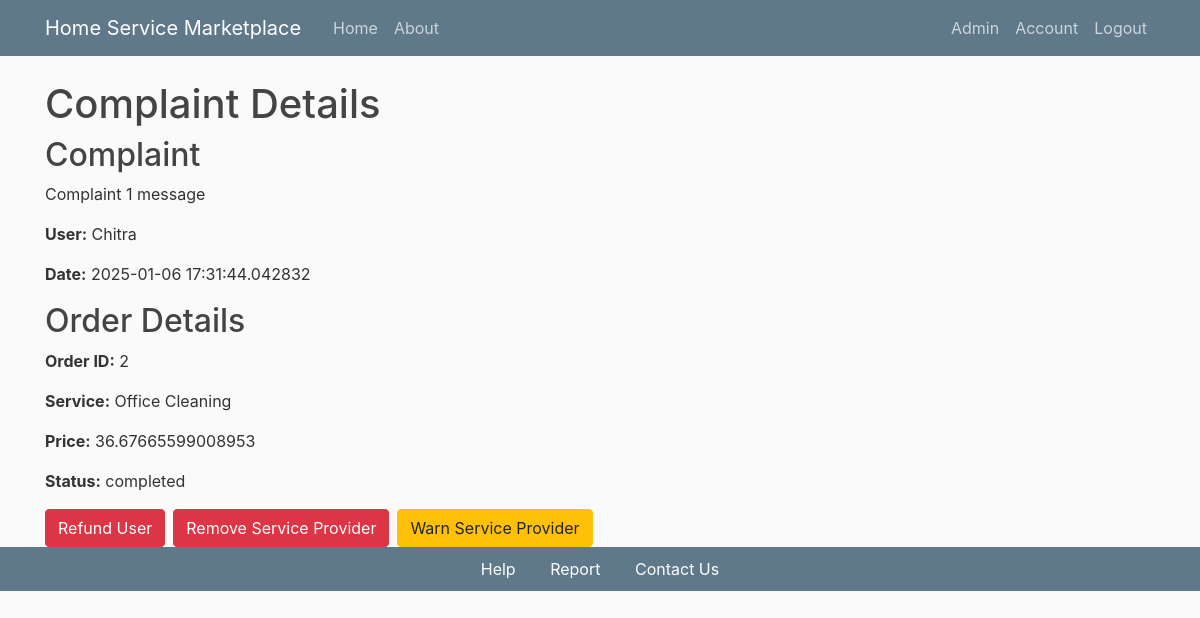
Page /complaint/1 (signed in) on the committed database.
### flaskapp/models.py (models this page shows, shortened)
class Complaint(db.Model):
    id = db.Column(db.Integer, primary_key=True)
    order_id = db.Column(db.Integer, db.ForeignKey('order.id'), nullable=False)
    user_id = db.Column(db.Integer, db.ForeignKey('user.id'), nullable=False)
    message = db.Column(db.Text, nullable=False)
    date_posted = db.Column(db.DateTime, nullable=False, default=datetime.utcnow)
    resolved = db.Column(db.Boolean, nullable=False, default=False)
    action_taken = db.Column(db.String(100), nullable=True)
    order = db.relationship('Order', backref='complaints', lazy=True)
    user = db.relationship('User', backref='complaints', lazy=True)

class User(db.Model, UserMixin):
    id = db.Column(db.Integer, primary_key=True)
    username = db.Column(db.String(20), nullable=False)
    email = db.Column(db.String(120), unique=True, nullable=False)
    image_file = db.Column(db.String(20), nullable=False, default='default.jpg')
    password = db.Column(db.String(60), nullable=False)
    orders = db.relationship('Order', backref='customer', lazy=True)
    is_admin = db.Column(db.Boolean, nullable=False, default=False)
    services = db.relationship('Service', backref='creator', lazy=True)
    @property
    def is_service_provider(self):
        return ServiceProvider.query.filter_by(id=self.id).first() is not None

class Order(db.Model):
    id = db.Column(db.Integer, primary_key=True)
    order_loc = db.Column(db.String(200), nullable=False)
    order_datetime = db.Column(db.DateTime, default=datetime.utcnow)
    status = db.Column(db.Enum(OrderStatus), nullable=False, default=OrderStatus.pending)
    review = db.Column(db.Text, nullable=True)
    rate = db.Column(db.Integer, nullable=True)
    price = db.Column(db.Float, nullable=False)
    notifications = db.Column(db.Enum(NotificationStatus), default=NotificationStatus.not_viewed)
    ser_id = db.Column(db.Integer, db.ForeignKey('service.id'), nullable=False)
    service = db.relationship('Service', backref='service_orders', lazy=True)  # Renamed backref
    customer_id = db.Column(db.Integer, db.ForeignKey('user.id'), nullable=False)
    service_provider_id = db.Column(db.Integer, db.ForeignKey('service_provider.id'), nullable=False)
    latitude = db.Column(db.Float)
    longitude = db.Column(db.Float)

class Service(db.Model):
    id = db.Column(db.Integer, primary_key=True)
    title = db.Column(db.String(100), nullable=False)
    description = db.Column(db.Text, nullable=False)
    date_posted = db.Column(db.DateTime, nullable=False, default=datetime.utcnow)
    user_id = db.Column(db.Integer, db.ForeignKey('user.id'), nullable=False)
    provider_id = db.Column(db.Integer, db.ForeignKey('service_provider.id'), nullable=False)
    ratings = db.Column(db.Integer, nullable=False)
    category_id = db.Column(db.Integer, db.ForeignKey('category.id'), nullable=False)
    duration = db.Column(db.Integer, nullable=False)
    ser_price = db.Column(db.Float, nullable=False)
    orders = db.relationship('Order', backref='linked_service', lazy=True)

### flaskapp/routes.py (the view)
@app.route("/complaint/<int:complaint_id>")
@login_required
@admin_required
def view_complaint(complaint_id):
    complaint = Complaint.query.get_or_404(complaint_id)
    order = Order.query.options(joinedload(Order.service)).get_or_404(complaint.order_id)
    return render_template('complaint_details.html', complaint=complaint, order=order)

### flaskapp/models.py (called while the page is built)
@login_manager.user_loader
def load_user(user_id):
    return User.query.get(int(user_id))

### flaskapp/routes.py (called while the page is built)
def admin_required(f):
    @wraps(f)
    def decorated_function(*args, **kwargs):
        if not current_user.is_authenticated or not current_user.is_admin:
            abort(403)
        return f(*args, **kwargs)
    return decorated_function

### flaskapp/templates/complaint_details.html
{% extends "layout.html" %}
{% block content %}
<h1>Complaint Details</h1>
<div>
  <h2>Complaint</h2>
  <p>{{ complaint.message }}</p>
  <p><strong>User:</strong> {{ complaint.user.username }}</p>
  <p><strong>Date:</strong> {{ complaint.date_posted }}</p>
</div>
<div>
  <h2>Order Details</h2>
  <p><strong>Order ID:</strong> {{ order.id }}</p>
  <p><strong>Service:</strong> {{ order.service.title }}</p>
  <p><strong>Price:</strong> {{ order.price }}</p>
  <p><strong>Status:</strong> {{ order.status.value }}</p>
</div>
{% if complaint.resolved %}
<div>
  <h2>Action Taken</h2>
  <p>{{ complaint.action_taken }}</p>
</div>
{% else %}
<div class="btn-group" role="group" aria-label="Admin actions">
  <form action="{{ url_for('refund_user', complaint_id=complaint.id) }}" method="POST" style="display: inline;">
    <button type="submit" class="btn btn-danger mr-2">Refund User</button>
  </form>
  <form action="{{ url_for('remove_service_provider', complaint_id=complaint.id) }}" method="POST" style="display: inline;">
    <button type="submit" class="btn btn-danger mr-2">Remove Service Provider</button>
  </form>
  <form action="{{ url_for('warn_service_provider', complaint_id=complaint.id) }}" method="POST" style="display: inline;">
    <button type="submit" class="btn btn-warning">Warn Service Provider</button>
  </form>
</div>
{% endif %}
{% endblock content %}

### flaskapp/static/main.css (style rules this page uses)
body { background: #fafafa; color: #333333; margin-top: 5rem; }
h1, h2, h3, h4, h5, h6 { color: #444444; }

### rows in the picture
Complaint: message "Complaint 1 message", date_posted "2025-01-06 17:31:44.042832"
User: user.username "Chitra"
Order: id "2", price "36.67665599008953", status.value "completed"
Service: service "Office Cleaning"
